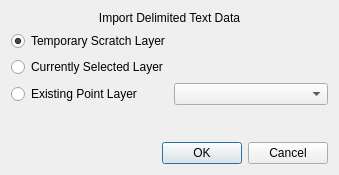
<?xml version="1.0" encoding="UTF-8"?>
<ui version="4.0">
 <class>SelectLayerDialog</class>
 <widget class="QDialog" name="SelectLayerDialog">
  <property name="geometry">
   <rect>
    <x>0</x>
    <y>0</y>
    <width>339</width>
    <height>175</height>
   </rect>
  </property>
  <property name="windowTitle">
   <string>Dialog</string>
  </property>
  <layout class="QVBoxLayout" name="verticalLayout">
   <item>
    <widget class="QLabel" name="headerLabel">
     <property name="text">
      <string>Import Delimited Text Data</string>
     </property>
     <property name="alignment">
      <set>Qt::AlignCenter</set>
     </property>
    </widget>
   </item>
   <item>
    <layout class="QGridLayout" name="gridLayout">
     <item row="3" column="0">
      <widget class="QRadioButton" name="selectedLayerButton">
       <property name="text">
        <string>Existing Point Layer</string>
       </property>
       <attribute name="buttonGroup">
        <string notr="true">layerButtonGroup</string>
       </attribute>
      </widget>
     </item>
     <item row="1" column="0" colspan="2">
      <widget class="QRadioButton" name="newLayerButton">
       <property name="text">
        <string>Temporary Scratch Layer</string>
       </property>
       <property name="checked">
        <bool>true</bool>
       </property>
       <attribute name="buttonGroup">
        <string notr="true">layerButtonGroup</string>
       </attribute>
      </widget>
     </item>
     <item row="3" column="1">
      <widget class="QComboBox" name="layerComboBox"/>
     </item>
     <item row="2" column="0">
      <widget class="QRadioButton" name="currentLayerButton">
       <property name="text">
        <string>Currently Selected Layer</string>
       </property>
       <property name="checked">
        <bool>false</bool>
       </property>
       <attribute name="buttonGroup">
        <string notr="true">layerButtonGroup</string>
       </attribute>
      </widget>
     </item>
    </layout>
   </item>
   <item>
    <spacer name="verticalSpacer">
     <property name="orientation">
      <enum>Qt::Vertical</enum>
     </property>
     <property name="sizeHint" stdset="0">
      <size>
       <width>20</width>
       <height>0</height>
      </size>
     </property>
    </spacer>
   </item>
   <item>
    <widget class="QDialogButtonBox" name="buttonBox">
     <property name="orientation">
      <enum>Qt::Horizontal</enum>
     </property>
     <property name="standardButtons">
      <set>QDialogButtonBox::Cancel|QDialogButtonBox::Ok</set>
     </property>
    </widget>
   </item>
  </layout>
 </widget>
 <resources/>
 <connections>
  <connection>
   <sender>buttonBox</sender>
   <signal>accepted()</signal>
   <receiver>SelectLayerDialog</receiver>
   <slot>accept()</slot>
   <hints>
    <hint type="sourcelabel">
     <x>248</x>
     <y>254</y>
    </hint>
    <hint type="destinationlabel">
     <x>157</x>
     <y>274</y>
    </hint>
   </hints>
  </connection>
  <connection>
   <sender>buttonBox</sender>
   <signal>rejected()</signal>
   <receiver>SelectLayerDialog</receiver>
   <slot>reject()</slot>
   <hints>
    <hint type="sourcelabel">
     <x>316</x>
     <y>260</y>
    </hint>
    <hint type="destinationlabel">
     <x>286</x>
     <y>274</y>
    </hint>
   </hints>
  </connection>
 </connections>
 <buttongroups>
  <buttongroup name="layerButtonGroup"/>
 </buttongroups>
</ui>
